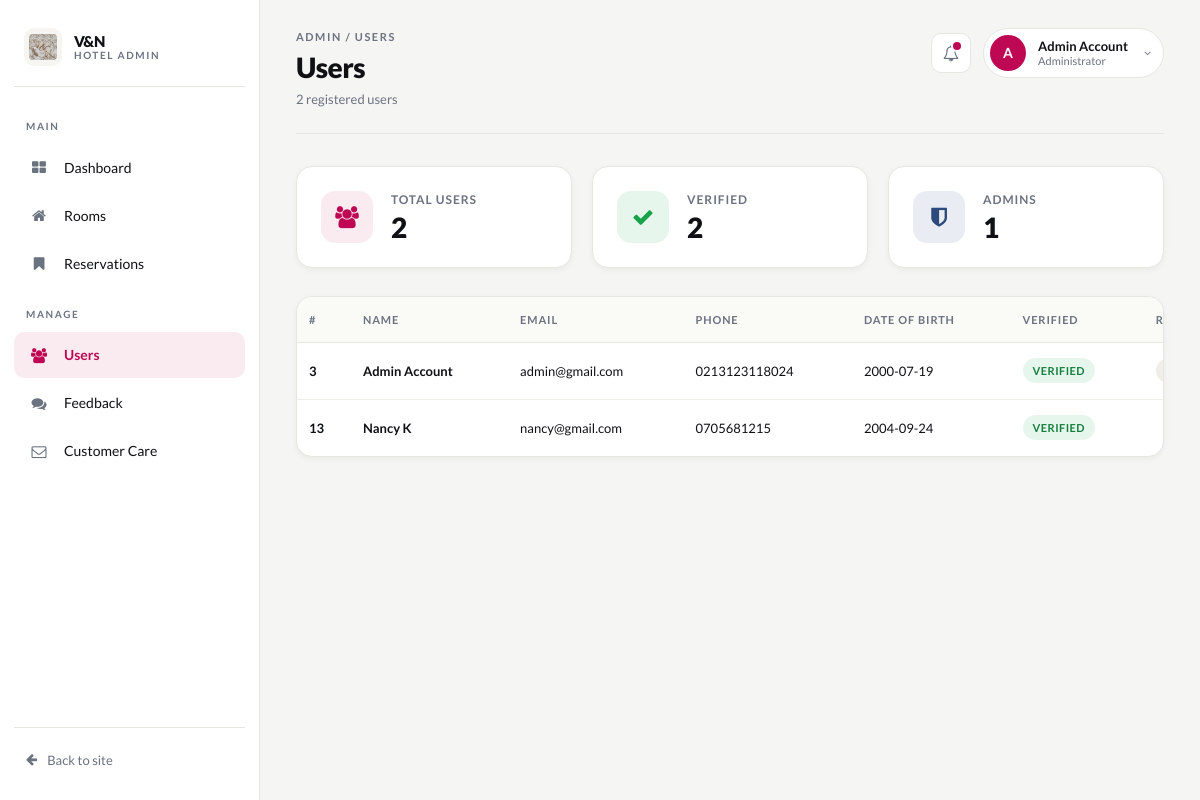
/admin/users.php (signed in), run on the app's committed database.
### tables this page shows
CREATE TABLE `users` (
  `user_id` int NOT NULL,
  `user_email` varchar(50) NOT NULL,
  `user_fname` varchar(20) NOT NULL,
  `user_lname` varchar(20) NOT NULL,
  `user_verified` int NOT NULL DEFAULT '0',
  `verification_hash` varchar(500) DEFAULT NULL,
  `user_dob` date NOT NULL,
  `user_phone` varchar(15) NOT NULL,
  `user_admin` int NOT NULL DEFAULT '0',
  `user_password` varchar(500) NOT NULL,
  `user_created` timestamp NOT NULL DEFAULT CURRENT_TIMESTAMP,
  `user_image` varchar(20) NOT NULL DEFAULT 'default_user.jpg',
  `reset_token` varchar(64) DEFAULT NULL,
  `reset_expires` datetime DEFAULT NULL
);

### public/core/utils.php (called while the page is built, shortened)
<?php
function getAllUsers($pdo)
{
    $statement = $pdo->prepare("SELECT * FROM users");
    $statement->execute();
    $rows = $statement->fetchAll(PDO::FETCH_ASSOC);
    return $rows;
}

### public/admin/users.php (the view, shortened to what this page needs)
<?php
require_once(__DIR__ . "/../config.php");
$rows = getAllUsers($pdo) ?: [];
$total = count($rows);
$verified_count = 0;
$admin_count = 0;
foreach ($rows as $r) {
    if (!empty($r["user_verified"])) $verified_count++;
    if (!empty($r["user_admin"]))    $admin_count++;
}
include(__DIR__ . "/includes/header.php");
?>
<section class="admin-kpis">
  <article class="kpi-card kpi-rooms">
    <div class="kpi-icon"><i class="fa fa-users"></i></div>
    <div class="kpi-info">
      <span class="kpi-label">Total users</span>
      <span class="kpi-value"><?= (int)$total ?></span>
    </div>
  </article>
  <article class="kpi-card kpi-reservations">
    <div class="kpi-icon"><i class="fa fa-check"></i></div>
    <div class="kpi-info">
      <span class="kpi-label">Verified</span>
      <span class="kpi-value"><?= (int)$verified_count ?></span>
    </div>
  </article>
  <article class="kpi-card kpi-users">
    <div class="kpi-icon"><i class="fa fa-shield"></i></div>
    <div class="kpi-info">
      <span class="kpi-label">Admins</span>
      <span class="kpi-value"><?= (int)$admin_count ?></span>
    </div>
  </article>
</section>
<section class="admin-table-card">
  <?php if (empty($rows)): ?>
    <div class="admin-empty">
      <div class="admin-empty-icon"><i class="fa fa-users"></i></div>
      <h2>No users yet</h2>
      <p>Registered users will appear here.</p>
    </div>
  <?php else: ?>
    <div class="admin-table-wrap">
      <table class="admin-table">
        <thead>
          <tr>
            <th>#</th>
            <th>Name</th>
            <th>Email</th>
            <th>Phone</th>
            <th>Date of birth</th>
            <th>Verified</th>
            <th>Role</th>
          </tr>
        </thead>
        <tbody>
          <?php foreach ($rows as $row): ?>
            <tr>
              <td data-label="#"><strong><?= (int)$row["user_id"] ?></strong></td>
              <td data-label="Name"><strong><?= htmlspecialchars(trim(($row["user_fname"] ?? "") . " " . ($row["user_lname"] ?? ""))) ?: "—" ?></strong></td>
              <td data-label="Email"><?= htmlspecialchars($row["user_email"] ?? "—") ?></td>
              <td data-label="Phone"><?= htmlspecialchars($row["user_phone"] ?? "—") ?></td>
              <td data-label="Date of birth"><?= !empty($row["user_dob"]) ? htmlspecialchars($row["user_dob"]) : "—" ?></td>
              <td data-label="Verified">
                <?php if (!empty($row["user_verified"])): ?>
                  <span class="pill pill-success">Verified</span>
                <?php else: ?>
                  <span class="pill pill-danger-soft">Unverified</span>
                <?php endif; ?>
              </td>
              <td data-label="Role">
                <?php if (!empty($row["user_admin"])): ?>
                  <span class="pill pill-neutral">Admin</span>
                <?php else: ?>
                  <span class="pill pill-muted">User</span>
                <?php endif; ?>
              </td>
            </tr>
          <?php endforeach; ?>
        </tbody>
      </table>
    </div>
  <?php endif; ?>
</section>
<?php include(__DIR__ . "/includes/footer.php"); ?>

### data on the page
users: user_id "3", user_fname+user_lname "Admin Account", user_email "admin@gmail.com", user_phone "0213123118024", user_dob "2000-07-19", user_verified "VERIFIED"
users: user_id "13", user_fname+user_lname "Nancy K", user_email "nancy@gmail.com", user_phone "0705681215", user_dob "2004-09-24", user_verified "VERIFIED"

### other printed values
$current_group "MAIN"
$item["label"] "Dashboard"
$item["label"] "Rooms"
$item["label"] "Reservations"
$current_group "MANAGE"
$item["label"] "Users"
$item["label"] "Feedback"
$item["label"] "Customer Care"
$admin_title "USERS"
$admin_title "Users"
$admin_sub "2 registered users"
substr($_SESSION["user_fname"] ?? "A", 0, 1) "A"
$total "2"
$verified_count "2"
$admin_count "1"
